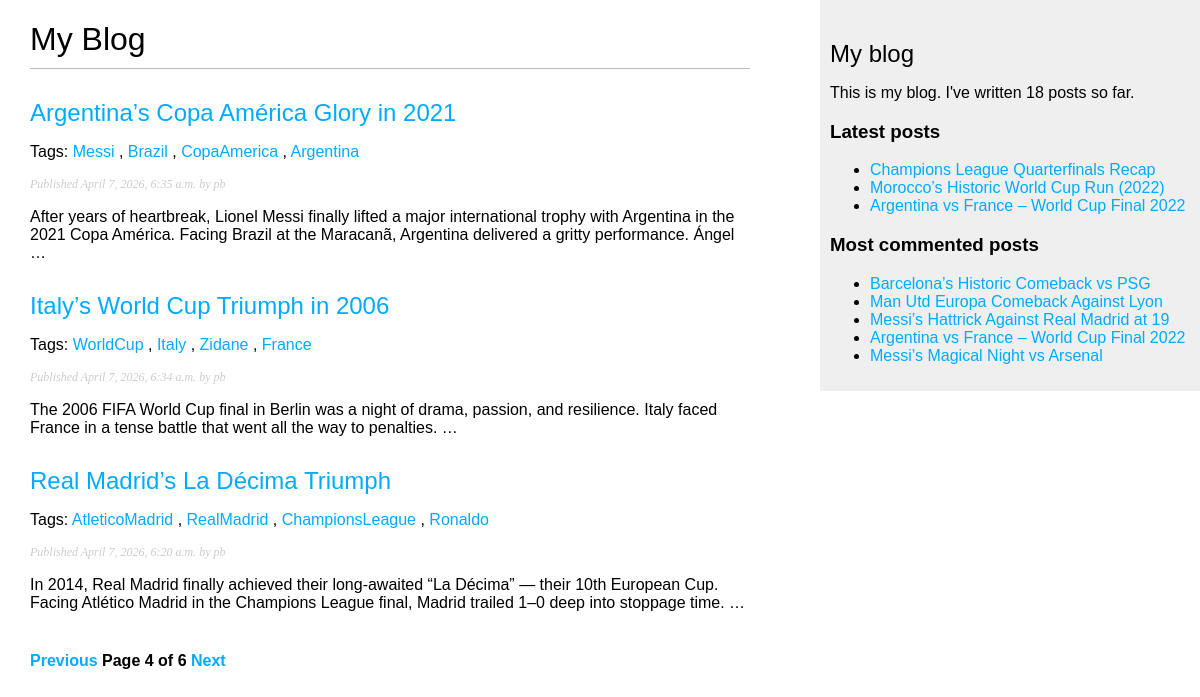
The app's page /blog/?page=4 with its own data.
### blog/models.py (models this page shows, shortened)
class Post(models.Model):
    class Status(models.TextChoices):
        DRAFT = 'DE', 'Draft'
        PUBLISHED = 'PB', 'Published'
    title = models.CharField(max_length=250)
    slug = models.SlugField(max_length=250, unique_for_date='publish')
    author = models.ForeignKey(
        settings.AUTH_USER_MODEL,
        on_delete = models.CASCADE,
        related_name = 'blog_posts'
    )
    objects = models.Manager()
    published = PublishedManager()
    tags = TaggableManager()
    body = models.TextField()
    publish = models.DateTimeField(default=timezone.now)
    created = models.DateTimeField(auto_now_add=True)
    updated = models.DateTimeField(auto_now=True)
    status = models.CharField(
        max_length = 2,
        choices = Status,
        default = Status.DRAFT
    )
    class Meta:
        ordering = ['-publish']
        indexes = [
            models.Index(fields=['-publish']),
        ]
    def get_absolute_url(self):
        return reverse(
            'blog:post_detail',
            args=[
                self.publish.year,
                self.publish.month,
                self.publish.day,
                self.slug
            ]
        )

### blog/views.py (the view)
# urls.py: path('', views.post_list, name='post_list'),
def post_list(request, tag_slug= None):
    post_list = Post.published.all()
    tag = None
    if tag_slug:
        tag = get_object_or_404(Tag, slug=tag_slug)
        post_list = post_list.filter(tags__in=[tag])
    paginator = Paginator(post_list, 3)
    page = request.GET.get('page', 1)
    try:
        posts = paginator.page(page)
    except PageNotAnInteger:
        posts = paginator.page(1)
    except EmptyPage:
        posts = paginator.page(paginator.num_pages)
    return render(request,'blog/post/list.html',{'posts': posts})

### blog/models.py (called while the page is built)
    def get_queryset(self):
        return(
            super().get_queryset().filter(status = Post.Status.PUBLISHED)
        )

### blog/templatetags/blog_tags.py (called while the page is built)
@register.simple_tag
def total_posts():
    return Post.published.count()

@register.inclusion_tag('blog/post/latest_posts.html')
def show_latest_posts(count=5):
    latest_posts = Post.published.order_by('-publish')[:count]
    return{'latest_posts': latest_posts}

@register.simple_tag
def get_most_commented_posts(count=5):
    return Post.published.annotate(
        total_comments = Count('comments')
    ).order_by('-total_comments')[:count]

@register.filter(name='markdown')
def markdown_format(text):
    return mark_safe(markdown.markdown(text))

### blog/templates/blog/post/list.html (shortened to what this page needs)
{% extends "blog/base.html" %}
{% load blog_tags %}
{% block content %}
  <h1>My Blog</h1>
  {% for post in posts %}
    <h2>
      <a href="{{ post.get_absolute_url }}">
        {{ post.title }}
      </a>
    </h2>
    <p class="tags">
      Tags:
      {% for tag in post.tags.all %}
        <a href="{% url 'blog:post_list_by_tag' tag.slug %}">
          {{ tag.name }}
        </a>{% if not forloop.last %}, {% endif %}
      {% endfor %}
    </p>
    <p class="date">
      Published {{ post.publish }} by {{ post.author }}
    </p>
    {{ post.body|markdown|truncatewords:30 }}
  {% endfor %}
  {% include "pagination.html" with page=posts %}
{% endblock %}

### blog/templates/blog/base.html (shortened to what this page needs)
{% load blog_tags %}
{% load static %}
<!DOCTYPE html>
<html>
<head>
  <link href="{% static 'blog.css' %}" rel="stylesheet">
</head>
<body>
    <div id="content">
        {% block content %}
        {% endblock %}
      </div>
      <div id="sidebar">
        <h2>My blog</h2>
        <p>
        This is my blog.
        I've written {% total_posts %} posts so far.
        </p>
        <h3>Latest posts</h3>
        {% show_latest_posts 3 %}
        <h3>Most commented posts</h3>
        {% get_most_commented_posts as most_commented_posts %}
        <ul>
          {% for post in most_commented_posts %}
            <li>
              <a href="{{ post.get_absolute_url }}">{{ post.title }}</a>
            </li>
          {% endfor %}
        </ul>
      </div>
    </body>
    </html>

### blog/templates/blog/post/latest_posts.html
<ul>
    {% for post in latest_posts %}
      <li>
        <a href="{{ post.get_absolute_url }}">{{ post.title }}</a>
      </li>
    {% endfor %}
  </ul>

### blog/static/blog.css (style rules this page uses)
body { margin:0; padding:0; font-family:helvetica, sans-serif; }
a { color:#00abff; text-decoration:none; }
h1 { font-weight:normal; border-bottom:1px solid #bbb; padding:0 0 10px 0; }
h2 { font-weight:normal; margin:30px 0 0; }
#content { float:left; width:60%; padding:0 0 0 30px; }
#sidebar { float:right; width:30%; padding:10px; background:#efefef; height:100%; }
p.date { color:#ccc; font-family: georgia, serif; font-size: 12px; font-style: italic; }

### records on screen
Post: title "Argentina’s Copa América Glory in 2021", publish "April 7, 2026, 6:35 a.m.", author "pb", body "After years of heartbreak, Lionel Messi finally lifted a major international trophy with Argentina in the 2021 Copa América. Facing Brazil at the Maracanã, Argentina delivered a gritty performance. Ángel …"
Tag: name "Messi"
Tag: name "Brazil"
Tag: name "CopaAmerica"
Tag: name "Argentina"
Post: title "Italy’s World Cup Triumph in 2006", publish "April 7, 2026, 6:34 a.m.", author "pb", body "The 2006 FIFA World Cup final in Berlin was a night of drama, passion, and resilience. Italy faced France in a tense battle that went all the way to penalties. …"
Tag: name "WorldCup"
Tag: name "Italy"
Tag: name "Zidane"
Tag: name "France"
Post: title "Real Madrid’s La Décima Triumph", publish "April 7, 2026, 6:20 a.m.", author "pb", body "In 2014, Real Madrid finally achieved their long-awaited “La Décima” — their 10th European Cup. Facing Atlético Madrid in the Champions League final, Madrid trailed 1–0 deep into stoppage time. …"
Tag: name "AtleticoMadrid"
Tag: name "RealMadrid"
Tag: name "ChampionsLeague"
Tag: name "Ronaldo"
Post: title "Champions League Quarterfinals Recap"
Post: title "Morocco’s Historic World Cup Run (2022)"
Post: title "Argentina vs France – World Cup Final 2022"
Post: title "Barcelona’s Historic Comeback vs PSG"
Post: title "Man Utd Europa Comeback Against Lyon"
Post: title "Messi’s Hattrick Against Real Madrid at 19"
Post: title "Messi’s Magical Night vs Arsenal"

### other values on screen
{{ page.number }} "4"
{{ page.paginator.num_pages }} "6"
